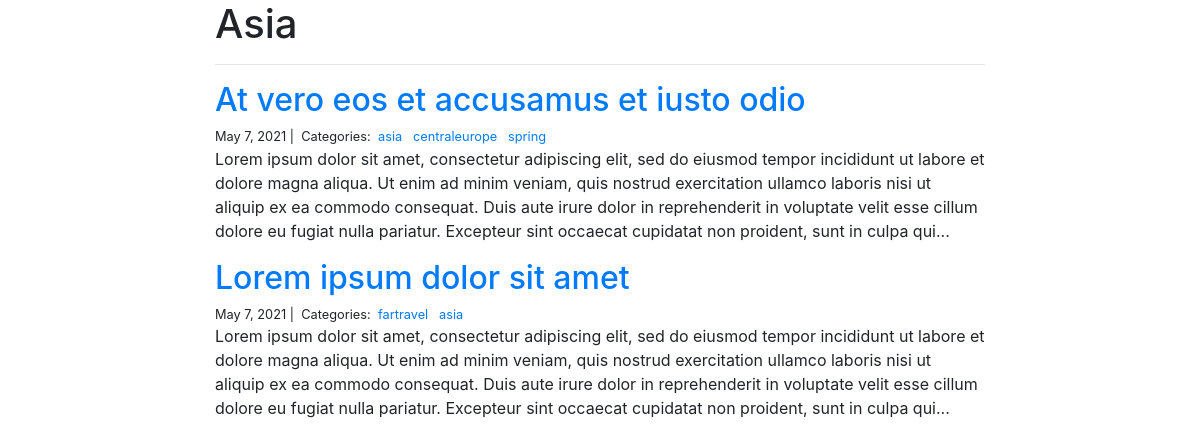
The app's page /blog/asia/ with its own data.
### blog/models.py (models this page shows)
class Category(models.Model):
    name = models.CharField(max_length=20)

class Post(models.Model):
    title = models.CharField(max_length=255)
    body = models.TextField()
    created_on = models.DateTimeField(auto_now_add=True)
    last_modified = models.DateTimeField(auto_now=True)
    categories = models.ManyToManyField('Category', related_name='posts')

### blog/views.py (the view)
# urls.py: path("<category>/", views.blog_category, name="blog_category"),
def blog_category(request, category):
    posts = Post.objects.filter(
        categories__name__contains=category
    ).order_by(
        '-created_on'
    )
    context = {
        "category": category,
        "posts": posts
    }
    return render(request, "blog_category.html", context)

### blog/templates/blog_category.html
{% extends "base.html" %}
{% block page_content %}
<div class="col-md-8 offset-md-2">
    <h1>{{ category | title }}</h1>
    <hr>
    {% for post in posts %}
        <h2><a href="{% url 'blog_detail' post.pk%}">{{ post.title }}</a></h2>
        <small>
            {{ post.created_on.date }} |&nbsp;
            Categories:&nbsp;
            {% for category in post.categories.all %}
            <a href="{% url 'blog_category' category.name %}">
                {{ category.name }}
            </a>&nbsp;
            {% endfor %}
        </small>
        <p>{{ post.body | slice:":400" }}...</p>
    {% endfor %}
</div>
{% endblock %}

### personal_portfolio/templates/base.html (shortened to what this page needs)
<link rel="stylesheet" href="https://stackpath.bootstrapcdn.com/bootstrap/4.1.3/css/bootstrap.min.css">
{% block page_content %}{% endblock %}

### records on screen
Category: name "Asia", name "asia"
Post: title "At vero eos et accusamus et iusto odio", created_on "May 7, 2021", body "Lorem ipsum dolor sit amet, consectetur adipiscing elit, sed do eiusmod tempor incididunt ut labore et dolore magna aliqua. Ut enim ad minim veniam, quis nostrud exercitation ullamco laboris nisi ut aliquip ex ea commodo consequat. Duis aute irure dolor in reprehenderit in voluptate velit esse cillum dolore eu fugiat nulla pariatur. Excepteur sint occaecat cupidatat non proident, sunt in culpa qui"
Category: name "centraleurope"
Category: name "spring"
Post: title "Lorem ipsum dolor sit amet", created_on "May 7, 2021", body "Lorem ipsum dolor sit amet, consectetur adipiscing elit, sed do eiusmod tempor incididunt ut labore et dolore magna aliqua. Ut enim ad minim veniam, quis nostrud exercitation ullamco laboris nisi ut aliquip ex ea commodo consequat. Duis aute irure dolor in reprehenderit in voluptate velit esse cillum dolore eu fugiat nulla pariatur. Excepteur sint occaecat cupidatat non proident, sunt in culpa qui"
Category: name "fartravel"
